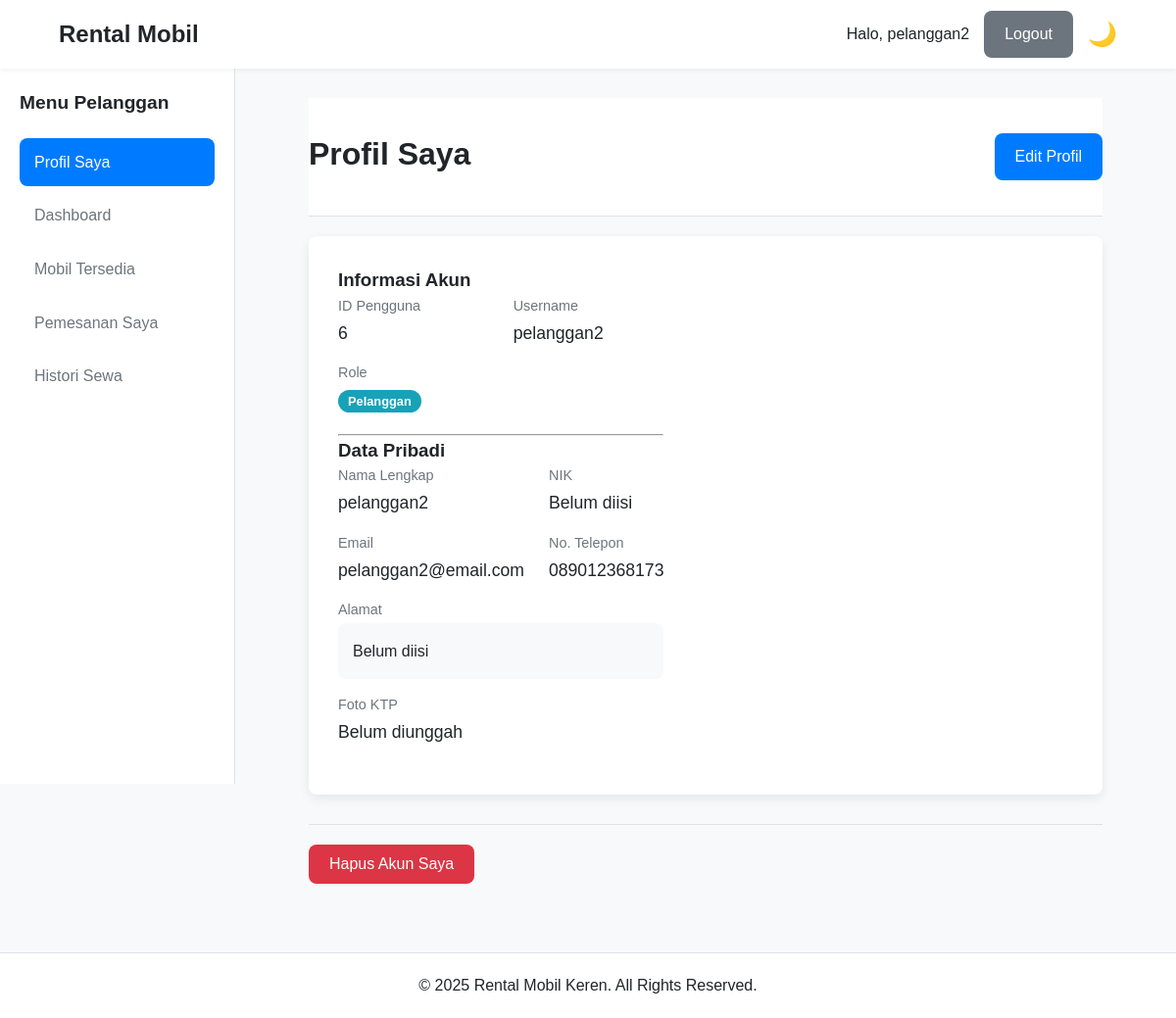
Page /pelanggan/profile.php (signed in) on the earlier database version.
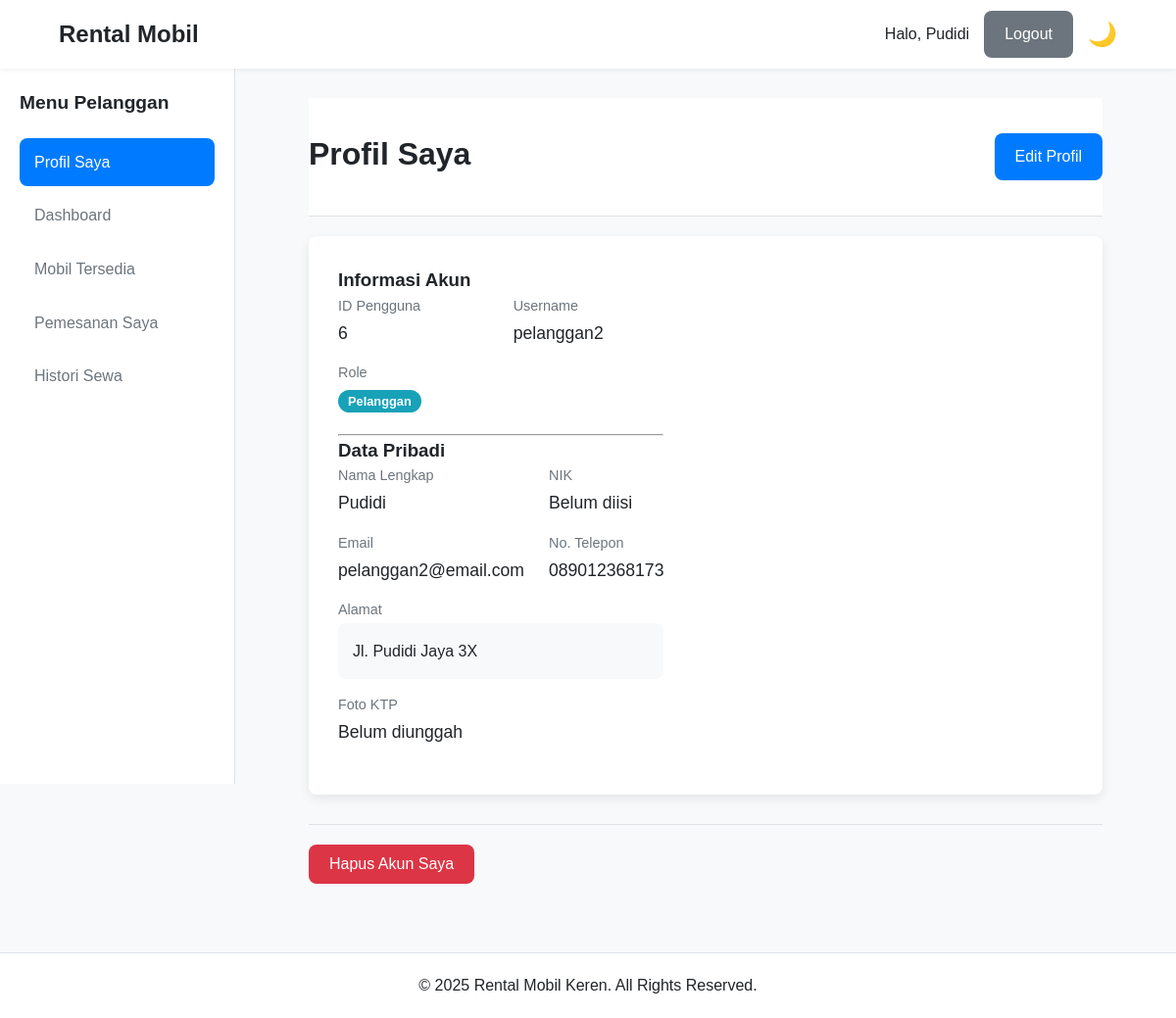
Same page on the later database version.
### tables this page shows
CREATE TABLE `pengguna` (
  `id_pengguna` int(11) NOT NULL,
  `username` varchar(50) NOT NULL,
  `password` varchar(255) NOT NULL,
  `nama_lengkap` varchar(100) NOT NULL,
  `nik` varchar(16) DEFAULT NULL,
  `foto_ktp` varchar(255) DEFAULT NULL,
  `email` varchar(100) NOT NULL,
  `no_telp` varchar(15) NOT NULL,
  `alamat` text DEFAULT NULL,
  `role` enum('Admin','Karyawan','Pelanggan') NOT NULL DEFAULT 'Pelanggan',
  `created_at` timestamp NOT NULL DEFAULT current_timestamp()
);

### pelanggan/profile.php (the view, shortened to what the changed rows need)
<?php
require_once '../includes/config.php';
$id_pengguna = $_SESSION['id_pengguna'];
require_once '../includes/header.php';
try {
    $stmt = $pdo->prepare("SELECT * FROM pengguna WHERE id_pengguna = ?");
    $stmt->execute([$id_pengguna]);
    $user = $stmt->fetch();
} catch (PDOException $e) { die("Gagal mengambil data profil."); }
?>
<div class="page-header with-action">
    <h1>Profil Saya</h1>
</div>
<div class="detail-container single-column">
    <div class="detail-main">
        <div class="info-grid">
            <div class="info-item"><span class="label">ID Pengguna</span><span class="value"><?= htmlspecialchars($user['id_pengguna']) ?></span></div>
            <div class="info-item"><span class="label">Username</span><span class="value"><?= htmlspecialchars($user['username']) ?></span></div>
            <div class="info-item"><span class="label">Role</span><span class="value"><span class="status-badge status-<?= strtolower($user['role']) ?>"><?= htmlspecialchars($user['role']) ?></span></span></div>
        </div>
        <div class="info-grid">
            <div class="info-item"><span class="label">Nama Lengkap</span><span class="value"><?= htmlspecialchars($user['nama_lengkap']) ?></span></div>
            <div class="info-item"><span class="label">NIK</span><span class="value"><?= htmlspecialchars($user['nik'] ?: 'Belum diisi') ?></span></div>
            <div class="info-item"><span class="label">Email</span><span class="value"><?= htmlspecialchars($user['email']) ?></span></div>
            <div class="info-item"><span class="label">No. Telepon</span><span class="value"><?= htmlspecialchars($user['no_telp'] ?: 'Belum diisi') ?></span></div>
            <div class="info-item full-width"><span class="label">Alamat</span><div class="value description"><?= htmlspecialchars($user['alamat'] ?: 'Belum diisi') ?></div></div>
        </div>
    </div>
</div>
<?php require_once '../includes/footer.php'; ?>

### includes/header.php (shortened to what the changed rows need)
<!DOCTYPE html>
<html lang="id">
<head>
    <link rel="stylesheet" href="<?= BASE_URL ?>assets/css/style.css">
    <link rel="stylesheet" href="<?= BASE_URL ?>assets/css/dark-mode.css">
    <link href="https://cdn.jsdelivr.net/npm/select2@4.1.0-rc.0/dist/css/select2.min.css" rel="stylesheet" />
    <?php
    if (isset($_SESSION['role'])) {
        echo "<link rel=\"stylesheet\" href=\"" . BASE_URL . "assets/css/dashboard.css\">";
        $role_folder = strtolower($_SESSION['role']);
        $role_css_path = $role_folder . '/css/' . $role_folder . '.css';
        if (file_exists(dirname(__DIR__) . '/' . $role_css_path)) {
            echo "<link rel=\"stylesheet\" href=\"" . BASE_URL . $role_css_path . "\">";
        }
    }
    ?>
</head>
<body>
    <header class="main-header">
        <div class="container header-container">
            <div class="logo-container">
                <h2>Rental Mobil</h2>
            </div>
            <div class="user-actions">
                <?php if (isset($_SESSION['id_pengguna'])):
                    $sapaan = $_SESSION['username'];
                    if (!empty($_SESSION['nama_lengkap'])) {
                        $nama_parts = explode(' ', trim($_SESSION['nama_lengkap']));
                        $jumlah_kata = count($nama_parts);
                        if ($jumlah_kata >= 3) {
                            $sapaan = $nama_parts[1];
                        } elseif ($jumlah_kata == 2) {
                            $sapaan = $nama_parts[1];
                        } else {
                            $sapaan = $nama_parts[0];
                        }
                    }
                ?>
                    <span class="welcome-user">Halo, <?= htmlspecialchars($sapaan) ?></span>
                    <a href="<?= BASE_URL ?>logout.php" class="btn btn-secondary">Logout</a>
                <?php else: ?>
                    <a href="<?= BASE_URL ?>login.php" class="btn">Login</a>
                <?php endif; ?>
                <button id="dark-mode-toggle" class="icon-btn">🌙</button>
            </div>
        </div>
    </header>
    <div class="page-wrapper">
        <main class="main-content">
            <div class="container">

Differences in the rows shown:
changed pengguna "pelanggan2": nama_lengkap "pelanggan2" → "Pudidi"; alamat "Belum diisi" → "Jl. Pudidi Jaya 3X"
Other differences:
$sapaan: "pelanggan2" → "Pudidi"
